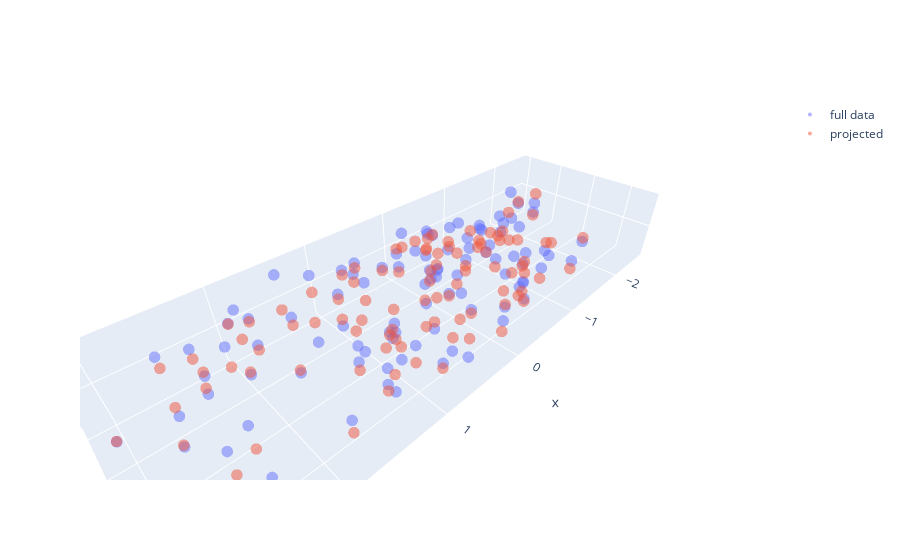

Source (notebook cell):
### Code cell
fig = go.Figure(data=[(go.Scatter3d(x=new_data_all[:,0], y=new_data_all[:,1], z=new_data_all[:,2],
        mode='markers', marker=dict(size=4,opacity=0.5), name="full data" ))])
fig.add_trace(go.Scatter3d(x=new_data_proj[:,0], y=new_data_proj[:,1], z=new_data_proj[:,0]*0,
        mode='markers', marker=dict(size=4,opacity=0.5), name="projected" ) )
fig.update_layout(scene_aspectmode='data')
fig.show()
